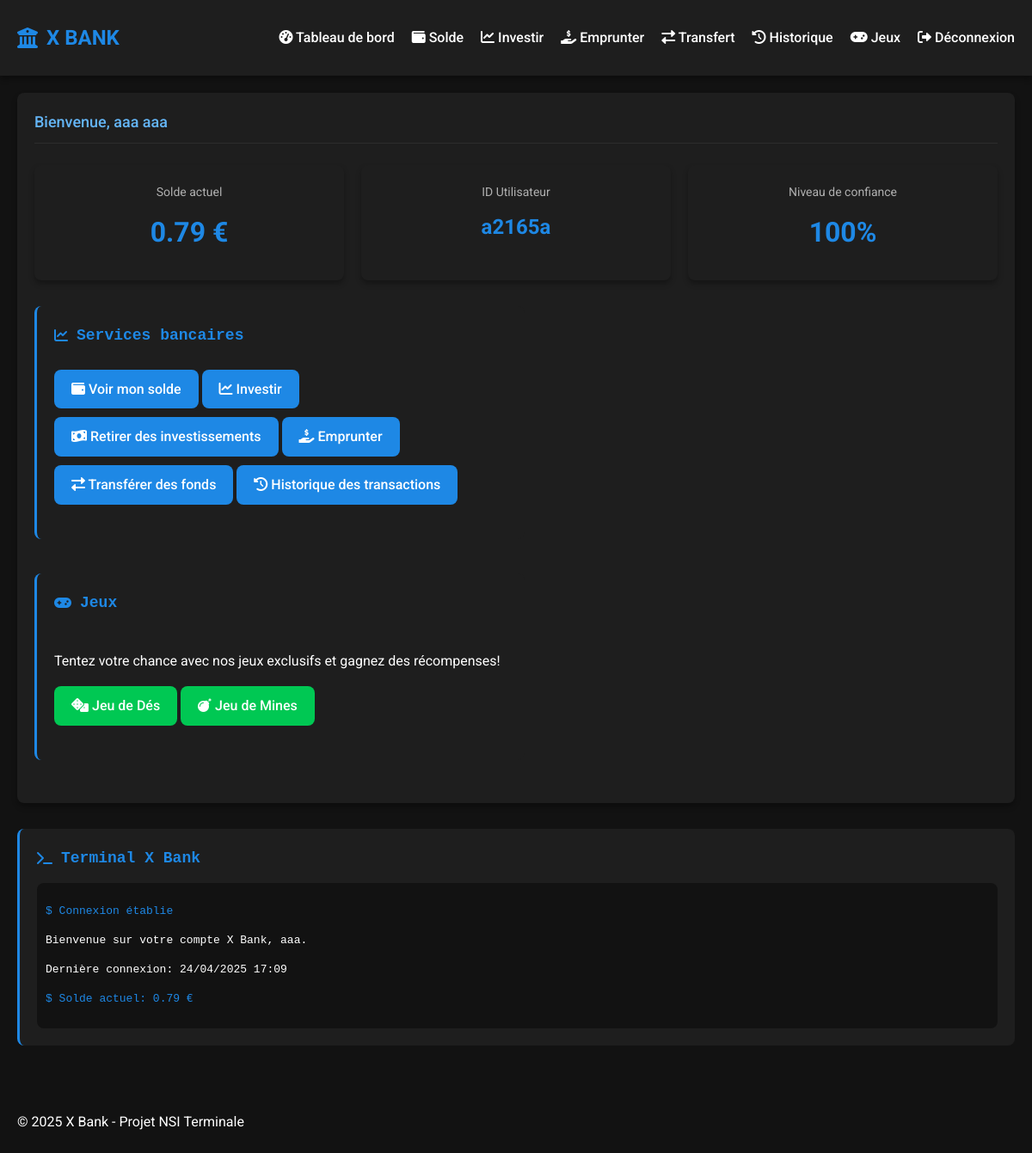
/dashboard (signed in), run on the app's committed database.
### models.py (models this page shows, shortened)
class User(db.Model, UserMixin):
    __tablename__ = 'users'
    id = db.Column(db.Integer, primary_key=True)
    name = db.Column(db.String(100), nullable=False)
    surname = db.Column(db.String(100), nullable=False)
    password = db.Column(db.String(128), nullable=False)
    age = db.Column(db.Integer, nullable=False)
    user_id = db.Column(db.String(20), unique=True, nullable=False)
    permissions = db.Column(db.Integer, default=1)  # 1 for user, 0 for admin
    balance = db.Column(db.Float, default=0)
    wallet = db.Column(db.Text, default='{}')  # JSON string
    trust = db.Column(db.Integer, default=100)
    can_delete = db.Column(db.Boolean, default=True)
    code = db.Column(db.Integer)
    created_at = db.Column(db.DateTime, default=datetime.utcnow)
    transactions = db.relationship('Transaction', backref='user', lazy=True)
    loans = db.relationship('Loan', backref='user', lazy=True)

### app.py (the view)
@app.route('/dashboard')
@login_required
def user_dashboard():
    return render_template('user_dashboard.html')

### app.py (called while the page is built)
@login_manager.user_loader
def load_user(user_id):
    return User.query.get(int(user_id))

### templates/user_dashboard.html (shortened to what this page needs)
{% extends 'base.html' %}
{% block content %}
<div class="card">
    <div class="card-header">
        <h2 class="card-title">Bienvenue, {{ current_user.name }} {{ current_user.surname }}</h2>
    </div>
    <div class="card-body">
        <div class="dashboard-stats">
            <div class="stat-card">
                <div class="stat-label">Solde actuel</div>
                <div class="stat-value">{{ current_user.balance|round(2) }} €</div>
            </div>
            <div class="stat-card">
                <div class="stat-label">ID Utilisateur</div>
                <div class="stat-value" style="font-size: 24px;">{{ current_user.user_id }}</div>
            </div>
            <div class="stat-card">
                <div class="stat-label">Niveau de confiance</div>
                <div class="stat-value">{{ current_user.trust }}%</div>
            </div>
        </div>
        <div class="row">
            <div class="col-6">
                <div class="terminal-section">
                    <div class="terminal-header">
                        <i class="fas fa-chart-line terminal-icon"></i>
                        <h3 class="terminal-title">Services bancaires</h3>
                    </div>
                    <div class="card-body">
                        <a href="{{ url_for('show_balance') }}" class="btn btn-primary" style="margin-bottom: 10px;">
                            <i class="fas fa-wallet"></i> Voir mon solde
                        </a>
                        <a href="{{ url_for('invest') }}" class="btn btn-primary" style="margin-bottom: 10px;">
                            <i class="fas fa-chart-line"></i> Investir
                        </a>
                        <a href="{{ url_for('withdraw_investment') }}" class="btn btn-primary" style="margin-bottom: 10px;">
                            <i class="fas fa-money-bill-wave"></i> Retirer des investissements
                        </a>
                        <a href="{{ url_for('take_loan') }}" class="btn btn-primary" style="margin-bottom: 10px;">
                            <i class="fas fa-hand-holding-usd"></i> Emprunter
                        </a>
                        <a href="{{ url_for('transfer_funds') }}" class="btn btn-primary" style="margin-bottom: 10px;">
                            <i class="fas fa-exchange-alt"></i> Transférer des fonds
                        </a>
                        <a href="{{ url_for('view_transactions') }}" class="btn btn-primary">
                            <i class="fas fa-history"></i> Historique des transactions
                        </a>
                    </div>
                </div>
            </div>
            <div class="col-6">
                <div class="terminal-section">
                    <div class="terminal-header">
                        <i class="fas fa-gamepad terminal-icon"></i>
                        <h3 class="terminal-title">Jeux</h3>
                    </div>
                    <div class="card-body">
                        <p>Tentez votre chance avec nos jeux exclusifs et gagnez des récompenses!</p>
                        <a href="{{ url_for('dice_game') }}" class="btn btn-success" style="margin-bottom: 10px;">
                            <i class="fas fa-dice"></i> Jeu de Dés
                        </a>
                        <a href="{{ url_for('mines_game') }}" class="btn btn-success">
                            <i class="fas fa-bomb"></i> Jeu de Mines
                        </a>
                    </div>
                </div>
            </div>
        </div>
    </div>
</div>
<div class="terminal-section" style="margin-top: 30px;">
    <div class="terminal-header">
        <i class="fas fa-terminal terminal-icon"></i>
        <h3 class="terminal-title">Terminal X Bank</h3>
    </div>
    <div class="terminal-content">
        <p style="color: var(--primary-color);">$ Connexion établie</p>
        <p style="color: var(--text-color);">Bienvenue sur votre compte X Bank, {{ current_user.name }}.</p>
        <p style="color: var(--text-color);">Dernière connexion: {{ current_user.created_at.strftime('%d/%m/%Y %H:%M') }}</p>
        <p style="color: var(--primary-color);">$ Solde actuel: {{ current_user.balance|round(2) }} €</p>
    </div>
</div>
{% endblock %}

### static/css/style.css (style rules this page uses)
:root { --primary-color: #1e88e5; --primary-dark: #0d47a1; --primary-light: #64b5f6; --background-dark: #121212; --background-medium: #1e1e1e; --background-light: #2d2d2d; --text-color: #ffffff; --text-secondary: #b0b0b0; --success-color: #00c853; --danger-color: #ff1744; --warning-color: #ffab00; --border-radius: 8px; --box-shadow: 0 4px 6px rgba(0, 0, 0, 0.3); }
body { font-family: 'Roboto', sans-serif; background-color: var(--background-dark); color: var(--text-color); margin: 0; padding: 0; line-height: 1.6; }
.card { background-color: var(--background-medium); border-radius: var(--border-radius); box-shadow: var(--box-shadow); padding: 20px; margin-bottom: 20px; }
.card-header { display: flex; justify-content: space-between; align-items: center; margin-bottom: 15px; border-bottom: 1px solid var(--background-light); padding-bottom: 10px; }
.card-title { font-size: 18px; font-weight: 500; color: var(--primary-light); margin: 0; }
.card-body { padding: 10px 0; }
.btn { display: inline-block; padding: 10px 20px; border: none; border-radius: var(--border-radius); font-size: 16px; font-weight: 500; cursor: pointer; transition: background-color 0.3s, transform 0.2s; text-align: center; text-decoration: none; }
.btn-primary { background-color: var(--primary-color); color: white; }
.btn-success { background-color: var(--success-color); color: white; }
.row { display: flex; flex-wrap: wrap; margin: -10px; }
.col-6 { flex: 0 0 50%; max-width: 50%; padding: 10px; }
.dashboard-stats { display: flex; justify-content: space-between; margin-bottom: 30px; }
.stat-card { flex: 1; background-color: var(--background-medium); border-radius: var(--border-radius); padding: 20px; margin: 0 10px; text-align: center; box-shadow: var(--box-shadow); }
.stat-card:first-child { margin-left: 0; }
.stat-card:last-child { margin-right: 0; }
.stat-value { font-size: 32px; font-weight: 700; color: var(--primary-color); margin: 10px 0; }
.stat-label { font-size: 14px; color: var(--text-secondary); }
.terminal-section { background-color: var(--background-medium); border-radius: var(--border-radius); padding: 20px; margin-bottom: 20px; border-left: 3px solid var(--primary-color); }
.terminal-header { display: flex; align-items: center; margin-bottom: 15px; }
.terminal-icon { color: var(--primary-color); margin-right: 10px; }
.terminal-title { font-family: monospace; font-size: 18px; color: var(--primary-color); margin: 0; }
.terminal-content { font-family: monospace; padding: 10px; background-color: var(--background-dark); border-radius: var(--border-radius); overflow-x: auto; }

### data on the page
User: name "aaa", surname "aaa", balance "0.79", user_id "a2165a", trust "100", created_at "24/04/2025 17:09"
